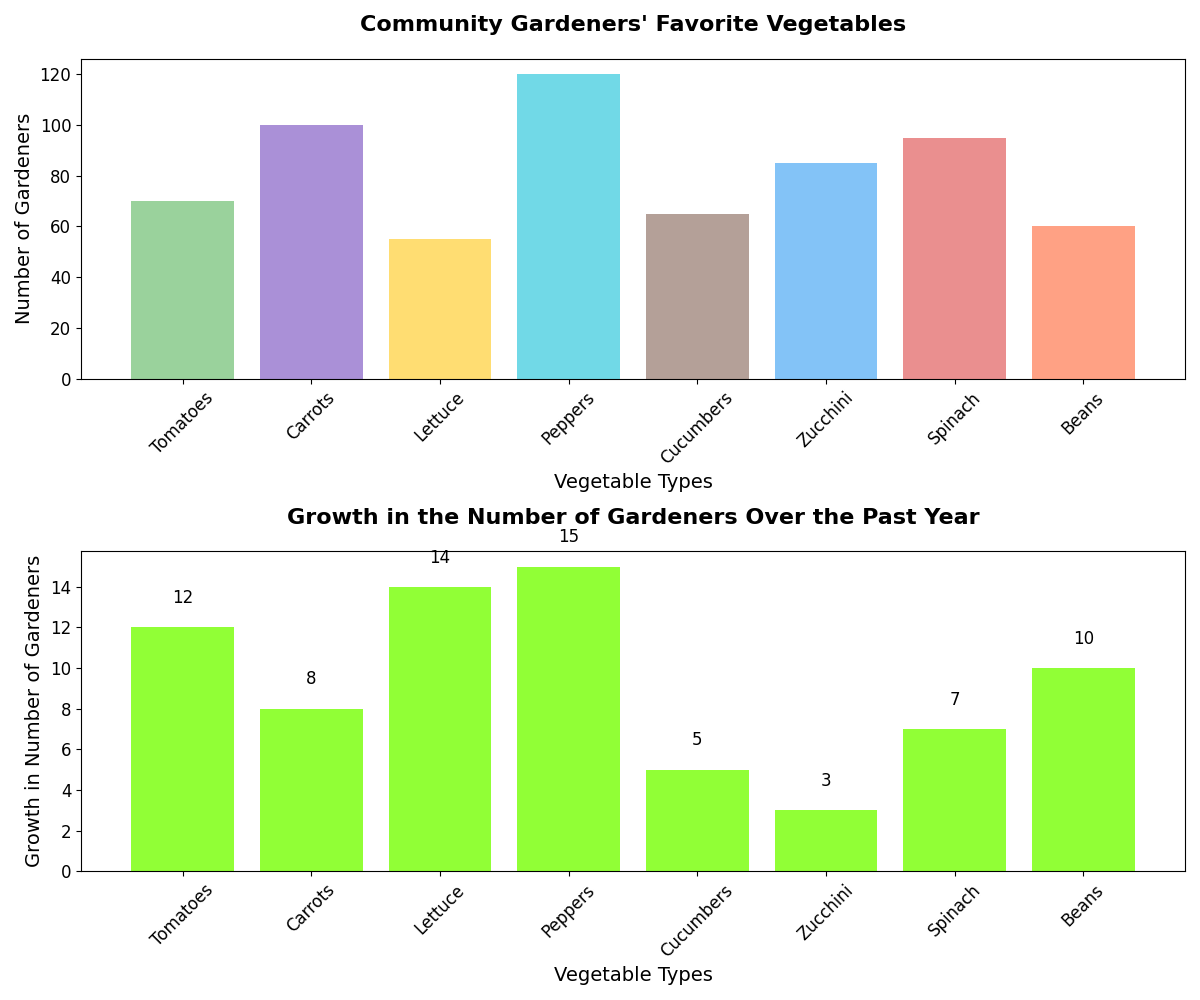

Python code for this plot:
import matplotlib.pyplot as plt
import numpy as np

vegetables = ['Tomatoes', 'Carrots', 'Lettuce', 'Peppers', 'Cucumbers', 'Zucchini', 'Spinach', 'Beans']
gardeners = [70, 100, 55, 120, 65, 85, 95, 60]
growth = [12, 8, 14, 15, 5, 3, 7, 10]

# Shuffled colors for the bars
colors = ['#81C784', '#9575CD', '#FFD54F', '#4DD0E1', '#A1887F', '#64B5F6', '#E57373', '#FF8A65']

fig, ax = plt.subplots(2, 1, figsize=(12, 10))

ax[0].bar(vegetables, gardeners, color=colors, alpha=0.8)
ax[0].set_title("Community Gardeners' Favorite Vegetables", fontsize=16, fontweight='bold', pad=20)
ax[0].set_ylabel('Number of Gardeners', fontsize=14)
ax[0].set_xlabel('Vegetable Types', fontsize=14)
ax[0].tick_params(axis='x', rotation=45, labelsize=12)
ax[0].tick_params(axis='y', labelsize=12)

growth_colors = ['#76FF03' if g > 0 else '#F44336' for g in growth]
ax[1].bar(vegetables, growth, color=growth_colors, alpha=0.8)
ax[1].set_title("Growth in the Number of Gardeners Over the Past Year", fontsize=16, fontweight='bold', pad=20)
ax[1].set_ylabel('Growth in Number of Gardeners', fontsize=14)
ax[1].set_xlabel('Vegetable Types', fontsize=14)
ax[1].tick_params(axis='x', rotation=45, labelsize=12)
ax[1].tick_params(axis='y', labelsize=12)

for i, v in enumerate(growth):
    ax[1].text(i, v + (1 if v > 0 else -1), f"{v}", ha='center', va='bottom' if v > 0 else 'top', fontsize=12, color='black')

plt.tight_layout()
plt.show()
